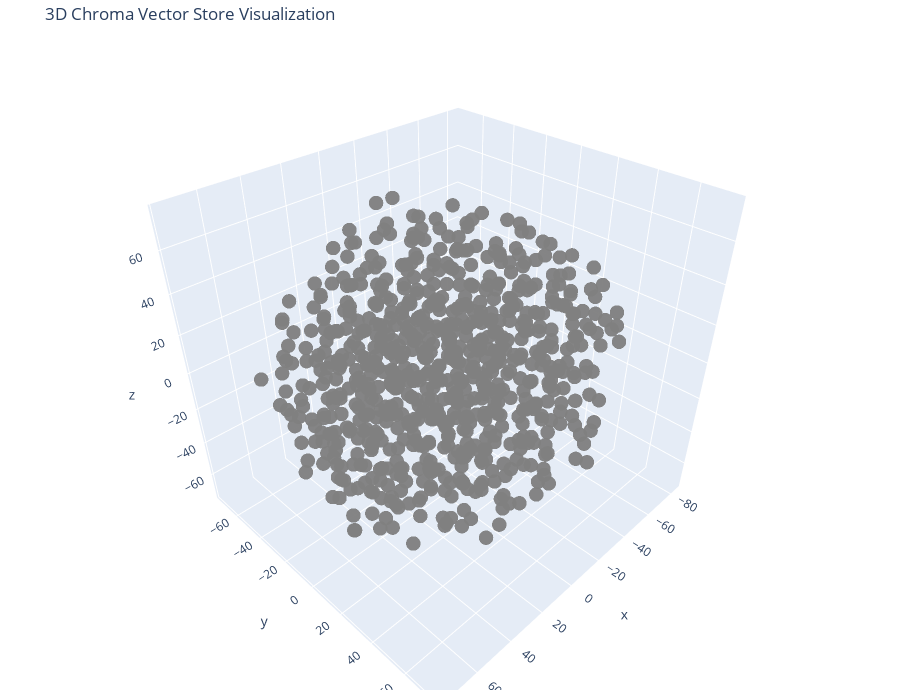

The code cell stored with this chart in its notebook:
### Code cell
# 3D huh?

tsne = TSNE(n_components=3, random_state=42)
reduced_vectors = tsne.fit_transform(vectors)

# Create the 3D scatter plot
fig = go.Figure(data=[go.Scatter3d(
    x=reduced_vectors[:, 0],
    y=reduced_vectors[:, 1],
    z=reduced_vectors[:, 2],
    mode='markers',
    marker=dict(size=5, color=colors, opacity=0.8),
    text=[f"Type: {t}<br>Text: {d[:100]}..." for t, d in zip(doc_types, documents)],
    hoverinfo='text'
)])

fig.update_layout(
    title='3D Chroma Vector Store Visualization',
    scene=dict(xaxis_title='x', yaxis_title='y', zaxis_title='z'),
    width=900,
    height=700,
    margin=dict(r=10, b=10, l=10, t=40)
)

fig.show()

### Figure 1 — Plotly figure (JSON) as saved in the notebook; plotly's stock layout.template omitted (floating-point values rounded to 4 significant figures; data arrays with more than 128 entries replaced by an {"elided": "..."} marker saying what was removed)
{"data": [{"hoverinfo": "text", "marker": {"color": {"elided": "1490 str values"}, "opacity": 0.8, "size": 5}, "mode": "markers", "text": {"elided": "1490 str values"}, "type": "scatter3d", "x": {"elided": "1490 float values"}, "y": {"elided": "1490 float values"}, "z": {"elided": "1490 float values"}}], "layout": {"height": 700, "margin": {"b": 10, "l": 10, "r": 10, "t": 40}, "scene": {"xaxis": {"title": {"text": "x"}}, "yaxis": {"title": {"text": "y"}}, "zaxis": {"title": {"text": "z"}}}, "title": {"text": "3D Chroma Vector Store Visualization"}, "width": 900}}
